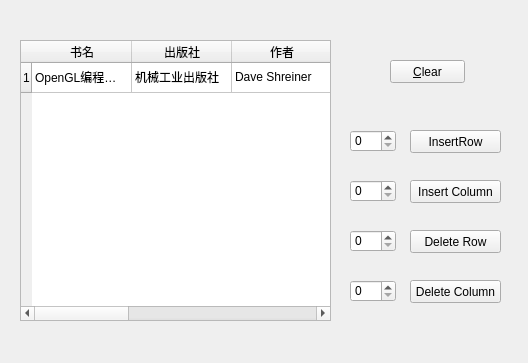
<ui version="4.0" >
 <class>Table</class>
 <widget class="QWidget" name="Table" >
  <property name="geometry" >
   <rect>
    <x>0</x>
    <y>0</y>
    <width>528</width>
    <height>363</height>
   </rect>
  </property>
  <property name="windowTitle" >
   <string>表格</string>
  </property>
  <widget class="QTableWidget" name="tableWidget" >
   <property name="geometry" >
    <rect>
     <x>20</x>
     <y>40</y>
     <width>311</width>
     <height>281</height>
    </rect>
   </property>
   <row/>
   <column>
    <property name="text" >
     <string>书名</string>
    </property>
   </column>
   <column>
    <property name="text" >
     <string>出版社</string>
    </property>
   </column>
   <column>
    <property name="text" >
     <string>作者</string>
    </property>
   </column>
   <column>
    <property name="text" >
     <string>价格</string>
    </property>
   </column>
   <column/>
   <column/>
   <item row="0" column="0" >
    <property name="text" >
     <string>OpenGL编程指南</string>
    </property>
   </item>
   <item row="0" column="1" >
    <property name="text" >
     <string>机械工业出版社</string>
    </property>
   </item>
   <item row="0" column="2" >
    <property name="text" >
     <string>Dave Shreiner</string>
    </property>
   </item>
   <item row="0" column="3" >
    <property name="text" >
     <string>69.00</string>
    </property>
   </item>
  </widget>
  <widget class="QPushButton" name="btnClear" >
   <property name="geometry" >
    <rect>
     <x>390</x>
     <y>60</y>
     <width>75</width>
     <height>23</height>
    </rect>
   </property>
   <property name="text" >
    <string>&amp;Clear</string>
   </property>
  </widget>
  <widget class="QPushButton" name="btnInsRow" >
   <property name="geometry" >
    <rect>
     <x>410</x>
     <y>130</y>
     <width>91</width>
     <height>23</height>
    </rect>
   </property>
   <property name="text" >
    <string>InsertRow</string>
   </property>
  </widget>
  <widget class="QPushButton" name="btnInsCol" >
   <property name="geometry" >
    <rect>
     <x>410</x>
     <y>180</y>
     <width>91</width>
     <height>23</height>
    </rect>
   </property>
   <property name="text" >
    <string>Insert Column</string>
   </property>
  </widget>
  <widget class="QSpinBox" name="spinInsRow" >
   <property name="geometry" >
    <rect>
     <x>350</x>
     <y>130</y>
     <width>46</width>
     <height>22</height>
    </rect>
   </property>
  </widget>
  <widget class="QSpinBox" name="spinInsCol" >
   <property name="geometry" >
    <rect>
     <x>350</x>
     <y>180</y>
     <width>46</width>
     <height>22</height>
    </rect>
   </property>
  </widget>
  <widget class="QPushButton" name="btnDelRow" >
   <property name="geometry" >
    <rect>
     <x>410</x>
     <y>230</y>
     <width>91</width>
     <height>23</height>
    </rect>
   </property>
   <property name="text" >
    <string>Delete Row</string>
   </property>
  </widget>
  <widget class="QSpinBox" name="spinDelRow" >
   <property name="geometry" >
    <rect>
     <x>350</x>
     <y>230</y>
     <width>46</width>
     <height>22</height>
    </rect>
   </property>
  </widget>
  <widget class="QSpinBox" name="spinDelCol" >
   <property name="geometry" >
    <rect>
     <x>350</x>
     <y>280</y>
     <width>46</width>
     <height>22</height>
    </rect>
   </property>
  </widget>
  <widget class="QPushButton" name="btnDelCol" >
   <property name="geometry" >
    <rect>
     <x>410</x>
     <y>280</y>
     <width>91</width>
     <height>23</height>
    </rect>
   </property>
   <property name="text" >
    <string>Delete Column</string>
   </property>
  </widget>
 </widget>
 <resources/>
 <connections/>
</ui>
